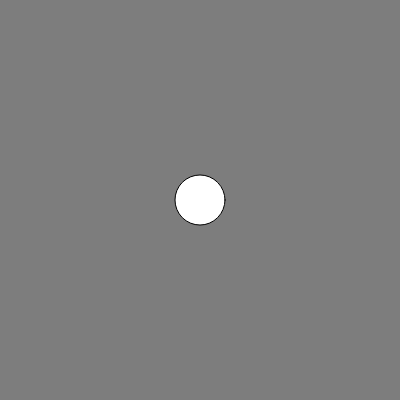
Frame 1 (no input)
Frame 60 (no input): identical to frame 1, image omitted
Frame 120 (the mouse pressed at the canvas centre since frame 60): identical to frame 1, image omitted

The p5.js sketch that drew this single still picture (run headless with seeded random() and noise() and a simulated clock; from frame 60 on, the mouse is pressed at the canvas centre):

// p5.js sketch
// ── sketch.js
let x, y;


//corre solo una vez cuando inicia el programa
function setup() {
  console.log("setup - frameCount:" + frameCount);

  //createCanvas: ancho, alto en píxeles
  createCanvas(400, 400);
  
  x=200;
  y=200;

}

//corre continuamente después de la función setup
function draw(){
  
console.log("draw - frameCount%" + frameCount);
console.log("keyCode" + keyCode);
clear();
background(125);
ellipse(x,y,50,50);


switch (keyCode) {

  case 38:

  text("Arriba", 40, 40, 200, 200);
  y = y -1;
  x = x -1;
  break;

  case 40:
    textSize(60);
    text("Abajo",40,40,200,200);
    y = y +1;
x = x +1
break;

default:
    break;

  
}

}
// ── sketch_burbujas.js
let burbujas = [];


//corre solo una vez cuando inicia el programa
function setup() {
  console.log("setup - frameCount:" + frameCount);

  //createCanvas: ancho, alto en píxeles
  createCanvas(700, 700);
  let x1 = random(width);
  let y1 = random(height);
  let radio1 = random(20, 50);

  let b1 = new Burbuja(x1, y1, radio1);
  burbujas.push(b1);

}

function draw() {
  console.log("draw - frameCount%" + frameCount);
  background(125);
  burbujas.forEach(x => {
    x.mover();
    x.mostrar();
  });
}
/*for(let i=0; i < burbujas.length; i++){
  burbujas[i].mover();
  burbujas[i].mostrar();
}*/
function mousePressed() {
  console.log("(" + mouseX + "," + mouseY + ")");
  let x2 = random(width);
  let y2 = random(height);
  let radio2 = random(20, 50);

  let b2 = new Burbuja(x2, y2, radio2);
  burbujas.push(b2);
}

class Burbuja {
  constructor(x, y, radio) {
    this.x = x;
    this.y = y;
    this.radio = radio;
  }
  mover() {
    this.x = this.x + random(-5, 5);
    this.y = this.y + random(-5, 5);
    this.radio = this.radio + random(-5, 5);
  }
  mostrar() {
    stroke(0,0,0);
    strokeWeight(7);
    noFill();
    ellipse(this.x, this.y, this.radio * 2);
  }



}
